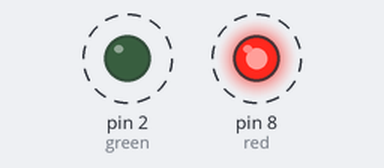
The sketch below on a simulated Arduino Uno, built with avr-gcc and run on an emulated ATmega328P. Parts: output pins drawn as LEDs (lit = HIGH). Dashed ring = blinking.

Above: at 0.2 s.
Timing chart, 0 to 4.6 s (numbered marks = the images above):
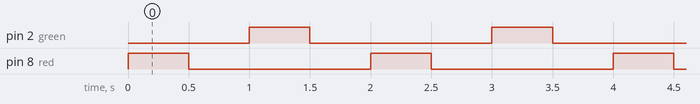

Measured:
- by itself, pin 2 (green), pin 8 (red): alternates HIGH for 0.50 s and LOW for 1.5 s
- by itself, everything shown: repeats every 2.0 s, in 4 steps

The sketch:

sketch_may11a.ino
```cpp
int red = 8;
int green = 2;

void setup() {
  // put your setup code here, to run once:
  pinMode(red,OUTPUT);
  pinMode(green,OUTPUT);
}

void loop() {
  // put your main code here, to run repeatedly:
digitalWrite(red,HIGH);
delay(500);
digitalWrite(red,LOW);
delay(500);

digitalWrite(green,HIGH);
delay(500);
digitalWrite(green,LOW);
delay(500);
}
```
